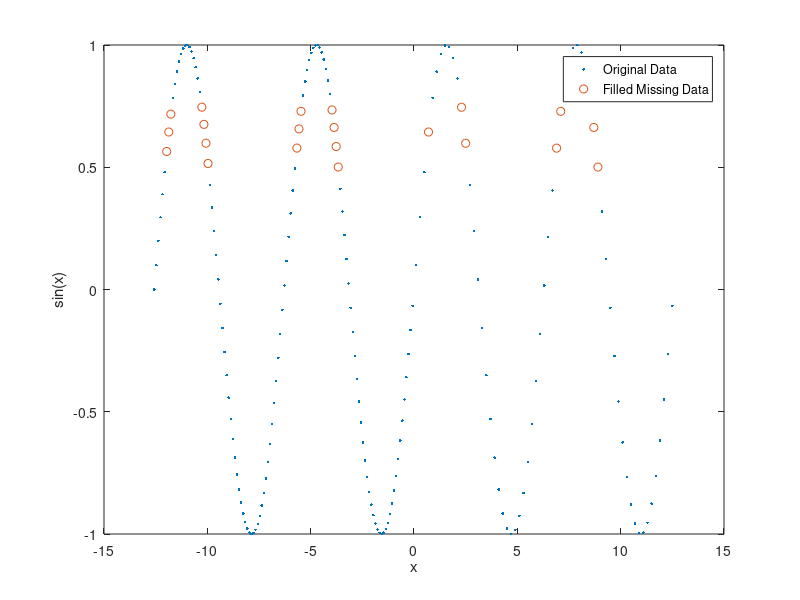

Write the MATLAB code that produced this figure. (Note: this script raises an error after producing the figure.)
% Testing with Interpolation for missing Data
%% Jan 2022 K. Suvada

x = [-4*pi:0.1:0, 0.1:0.2:4*pi];
A = sin(x);

A(A < 0.75 & A > 0.5) = NaN;


% Fill the missing data using linear interpolation return filled vector F
% and the logical vector TF. The value 1 (true) in entries of TF 
% corresponds to the values of F that were filled.

%[F,TF] = fillmissing(A,'linear','SamplePoints',x);
[F,TF] = fillmissing(A,'spline','SamplePoints',x);


% Plotting original data and filled in data
plot(x,A,'.', x(TF),F(TF),'o')
xlabel('x');
ylabel('sin(x)')
legend('Original Data','Filled Missing Data')

%% Testing with Dist/Vel 

% TF is logical where true when there is a NAN
[F,TF] = fillmissing(dist,'spline','SamplePoints',t);

% Plotting original data and filled in data
plot(t,dist,'LineWidth',.75)
hold on
plot(t(TF),F(TF),'o')
xlabel('Time','FontSize',14);
ylabel('Distance','FontSize',14);
legend('Original Data','Filled Missing Data')
title('Filling Missing Position Data','FontSize',16)
xlim([0 5])

%%
%plotting new Distance data that is filled 
figure()
plot(t,F,'LineWidth',.75)
xlabel('Time','FontSize',14);
ylabel('Distance','FontSize',14);
title('New Distance Filled','FontSize',16)
xlim([0 5])

%% Redefining vel using filled Distance

vel2 = ddt(smo(F,3),1/89);

%% Comparing Ab ove with Computing Vel then filling in

[Vel_F,TF] = fillmissing(vel,'spline','SamplePoints',t);

%% Plotting Vel (from filled dist) and then filled vel

figure()
plot(t,vel2,'LineWidth',.75)
hold on 
plot(t,Vel_F,'LineWidth',.75)
xlabel('Time','FontSize',14);
ylabel('Vel','FontSize',14);
legend('Filled Dist','Filled Vel','FontSize',14)
title('New Velocity Filled','FontSize',16)
xlim([0 5])